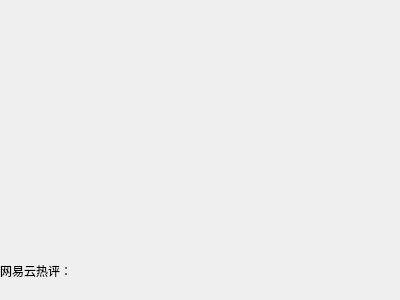
<?xml version="1.0" encoding="UTF-8"?>
<ui version="4.0">
 <class>wangyiy</class>
 <widget class="QWidget" name="wangyiy">
  <property name="geometry">
   <rect>
    <x>0</x>
    <y>0</y>
    <width>400</width>
    <height>300</height>
   </rect>
  </property>
  <property name="windowTitle">
   <string>Form</string>
  </property>
  <layout class="QVBoxLayout" name="verticalLayout_2">
   <property name="leftMargin">
    <number>0</number>
   </property>
   <property name="topMargin">
    <number>0</number>
   </property>
   <property name="rightMargin">
    <number>0</number>
   </property>
   <property name="bottomMargin">
    <number>0</number>
   </property>
   <item>
    <layout class="QVBoxLayout" name="verticalLayout" stretch="7,1,2">
     <item>
      <widget class="QLabel" name="l_pic">
       <property name="maximumSize">
        <size>
         <width>16777215</width>
         <height>16777215</height>
        </size>
       </property>
       <property name="styleSheet">
        <string notr="true">background-color: transparent; 
qproperty-alignment: 'AlignCenter';</string>
       </property>
       <property name="text">
        <string/>
       </property>
       <property name="alignment">
        <set>Qt::AlignCenter</set>
       </property>
      </widget>
     </item>
     <item>
      <widget class="QLabel" name="l_music">
       <property name="text">
        <string/>
       </property>
       <property name="alignment">
        <set>Qt::AlignCenter</set>
       </property>
      </widget>
     </item>
     <item>
      <layout class="QHBoxLayout" name="horizontalLayout" stretch="0,10">
       <property name="spacing">
        <number>0</number>
       </property>
       <item>
        <widget class="QLabel" name="l_reping">
         <property name="text">
          <string>网易云热评：</string>
         </property>
         <property name="alignment">
          <set>Qt::AlignRight|Qt::AlignTrailing|Qt::AlignVCenter</set>
         </property>
        </widget>
       </item>
       <item>
        <widget class="QLabel" name="l_content">
         <property name="text">
          <string/>
         </property>
         <property name="alignment">
          <set>Qt::AlignLeading|Qt::AlignLeft|Qt::AlignVCenter</set>
         </property>
         <property name="wordWrap">
          <bool>true</bool>
         </property>
        </widget>
       </item>
      </layout>
     </item>
    </layout>
   </item>
  </layout>
 </widget>
 <resources/>
 <connections/>
</ui>
